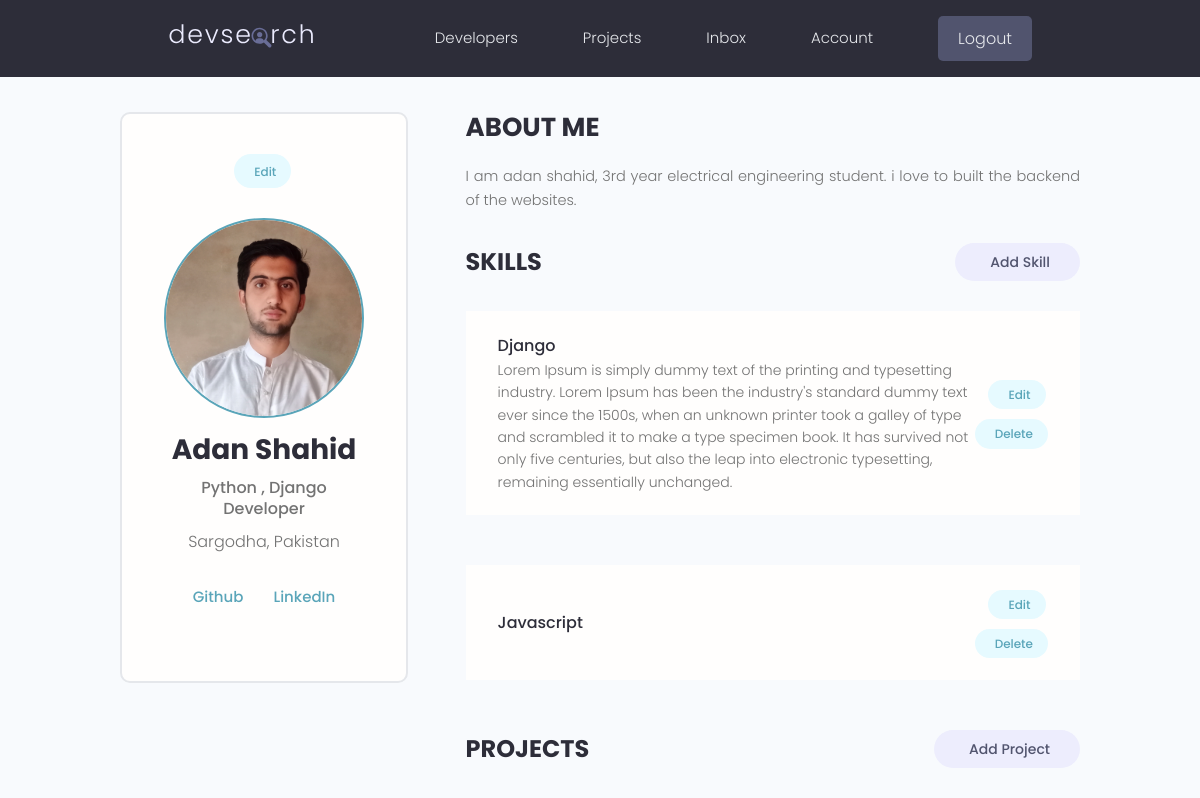
Page /account/ (signed in, upper part) on the earlier database version.
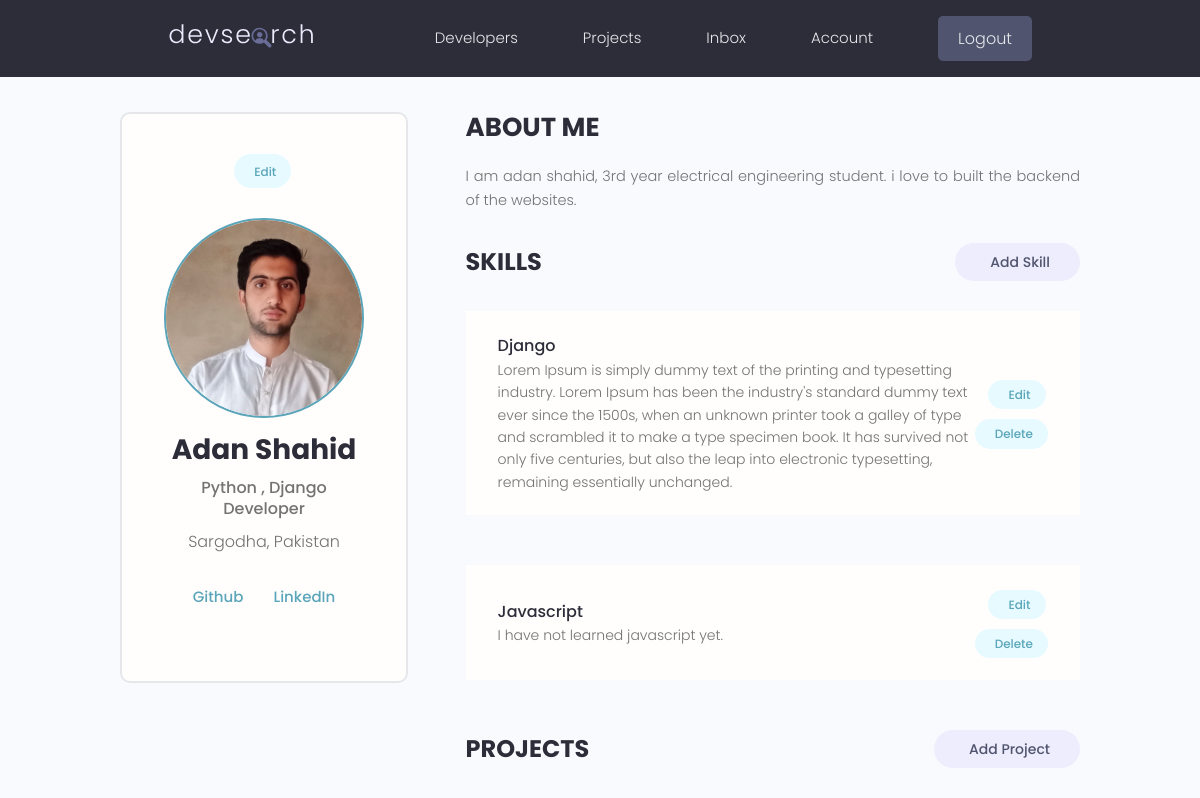
Same page on the later database version.
### users/models.py (models this page shows, shortened)
class Skill(models.Model):
    owner = models.ForeignKey(Profile, on_delete=models.CASCADE, null=True)
    name = models.CharField(max_length=200, blank=True, null=True)
    description = models.TextField(blank=True, null=True)
    created = models.DateTimeField(auto_now_add=True)
    id = models.UUIDField(default=uuid.uuid4, unique=True, primary_key=True, editable=False)

### users/views.py (the view)
# urls.py: path('account/', views.userAccount, name="account"),
@login_required(login_url='login')
def userAccount(request):
    profile = request.user.profile # If you are not logged in, you will not be able to open this page.
    skills = profile.skill_set.all()
    projects = profile.project_set.all()
    context = {'profile':profile, 'skills':skills, 'projects':projects}
    return render(request, 'users/account.html', context)

### users/templates/users/account.html (shortened to what this page needs)
{% extends 'main.html' %}
{% load static %}
{% block content1 %}
  <main class="settingsPage profile my-md">
    <div class="container">
      <div class="layout">
        <div class="column column--1of3">
          <div class="card text-center">
            <div class="card__body dev">
              <a class="tag tag--pill tag--main settings__btn" href="{% url 'edit-account' %}"> Edit</a>
              <img class="avatar avatar--xl dev__avatar" src="{% static 'img/profiles/IMG_20240621_205921.jpg' %}" />
              <h2 class="dev__name">{{profile.name}}</h2>
              <p class="dev__title">{{profile.short_intro}}</p>
              <p class="dev__location">{{profile.location}}</p>
              <ul class="dev__social">
                {% if profile.social_github %}
                <li>
                  <a title="Github" href="{{profile.social_github}}" target="_blank">Github</a>
                </li>
                {% endif %}
                {% if profile.social_linkedin %}
                <li>
                  <a title="LinkedIn" href="{{profile.social_linkedin}}" target="_blank">LinkedIn</a>
                </li>
                {% endif %}
              </ul>
            </div>
          </div>
        </div>
        <div class="column column--2of3">
          <div class="devInfo">
            <h3 class="devInfo__title">About Me</h3>
            <p class="devInfo__about">{{profile.bio}}</p>
          </div>
          <div class="settings">
            <h3 class="settings__title">Skills</h3>
            <a class="tag tag--pill tag--sub settings__btn tag--lg" href="{% url 'create-skill' %}"> Add Skill</a>
          </div>
          {% for skill in skills %}
          <table class="settings__table">
            <tr>
              <td class="settings__tableInfo">
                <h4>{{skill.name}}</h4>
                <p>
                  {{skill.description}}
                </p>
              </td>
              <td class="settings__tableActions">
                <a class="tag tag--pill tag--main settings__btn" href="{% url 'update-skill' skill.id %}"> Edit</a>
                <a class="tag tag--pill tag--main settings__btn" href="{% url 'delete-skill' skill.id %}?next=/account">
                  Delete</a>
              </td>
            </tr>
            {% endfor %}
          </table>
          <div class="settings">
            <h3 class="settings__title">Projects</h3>
            <a class="tag tag--pill tag--sub settings__btn tag--lg" href="{% url 'create_form' %}"> Add Project</a>
          </div>
        </div>
      </div>
    </div>
  </main>
  {% endblock content1 %}

Differences in the rows shown:
changed Skill "Javascript": description (not shown) → "I have not learned javascript yet."
